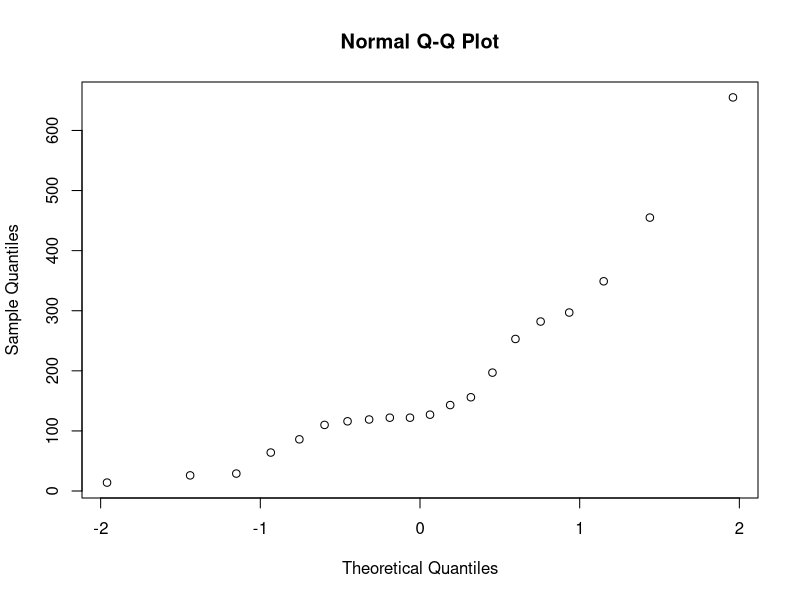
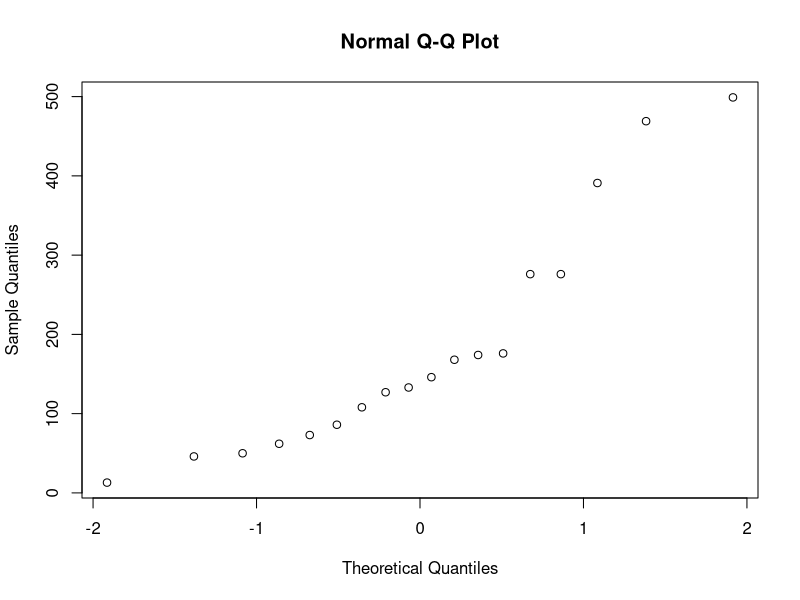
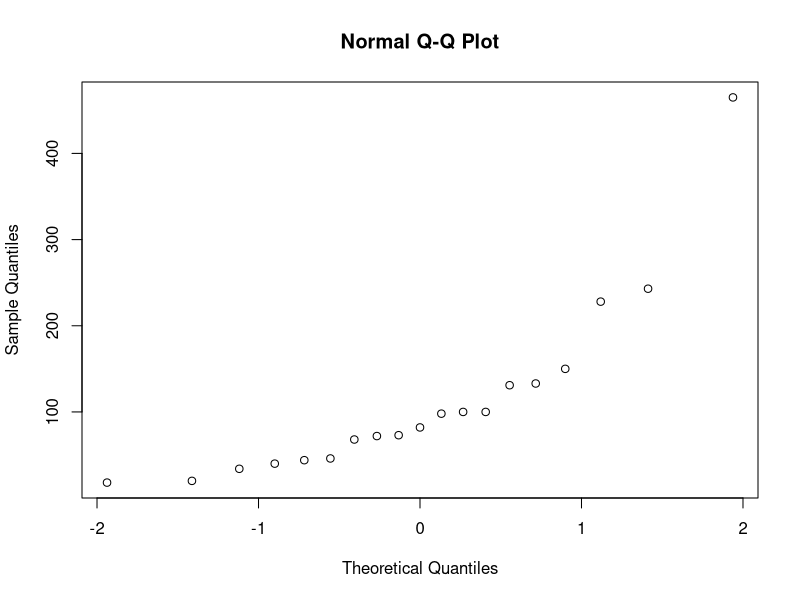
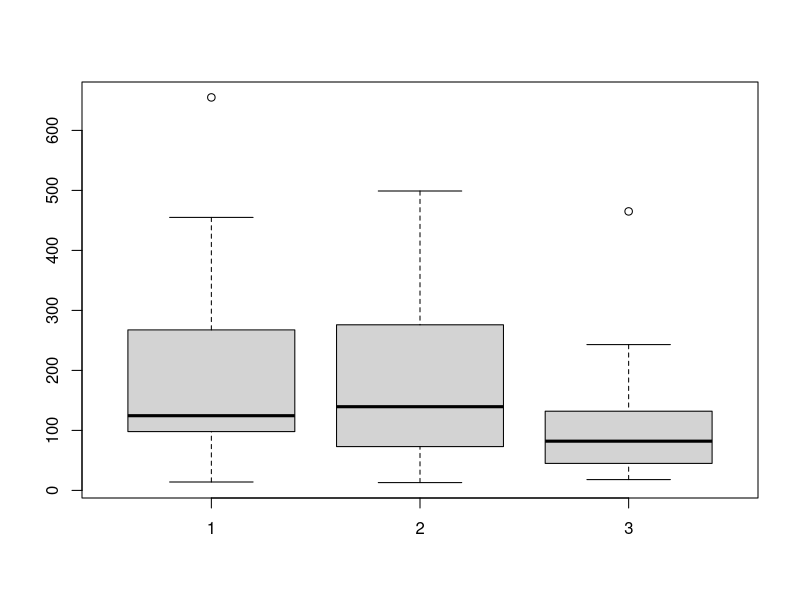
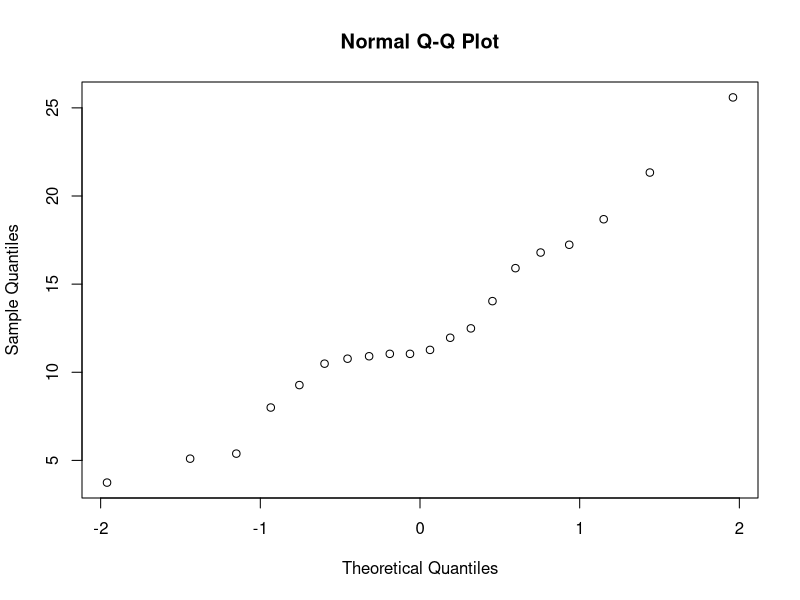
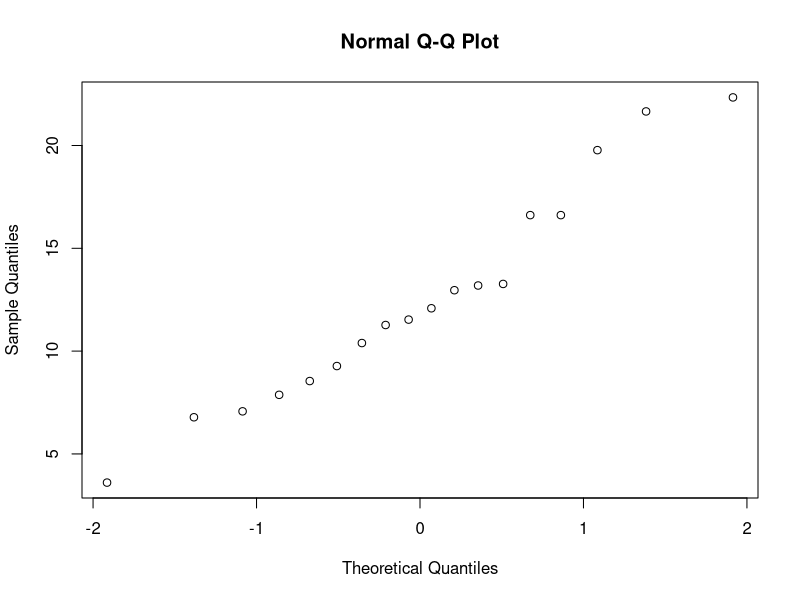
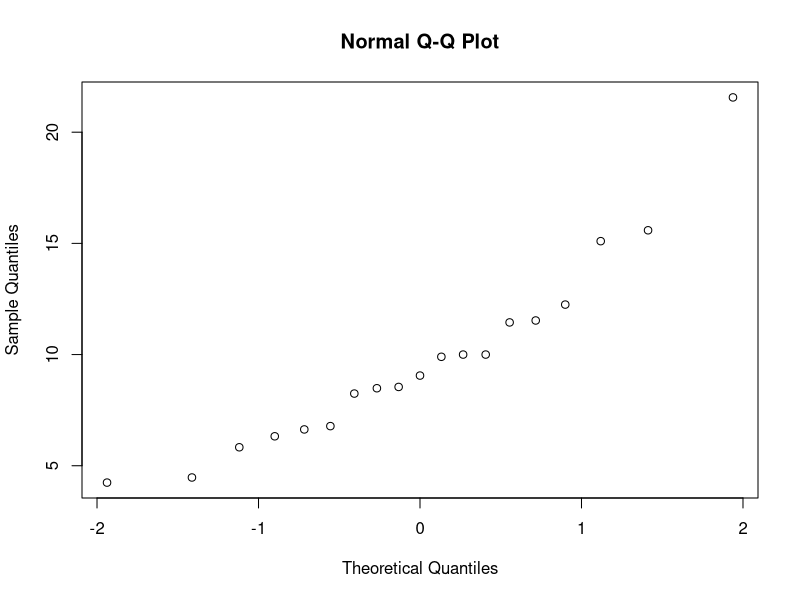
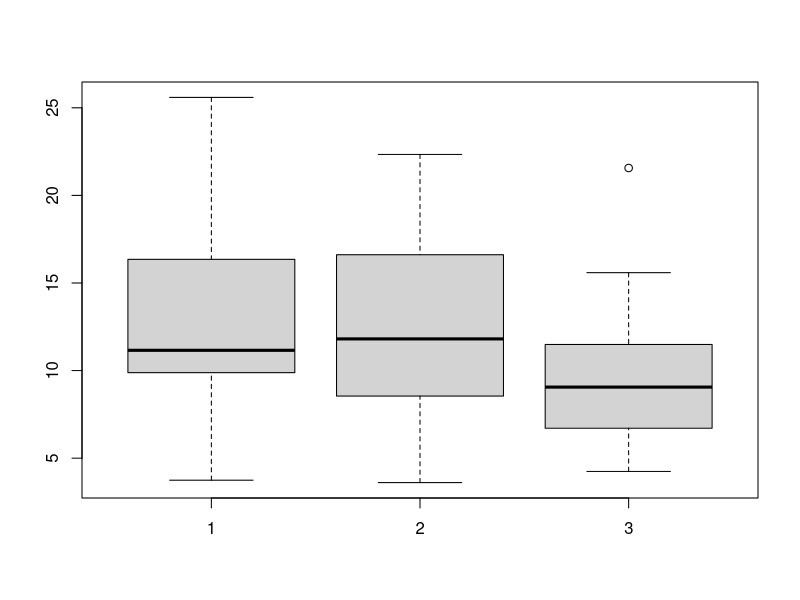

Write the R code that produced these figures, in order.
normal <- c(156, 282, 197, 297, 116, 127, 119, 29, 253, 122, 349,110, 143, 64, 26, 86, 122, 455, 655, 14)
alloxan <- c(391, 46, 469, 86, 174, 133, 13, 499, 168, 62, 127, 276, 176, 146, 108, 276, 50, 73)
insulin <- c(82, 100, 98, 150, 243, 68, 228,131, 73, 18, 20, 100, 72, 133, 465, 40, 46, 34, 44)

qqnorm(normal)
qqnorm(alloxan)
qqnorm(insulin)

boxplot(normal, alloxan, insulin)

sd(normal)
sd(alloxan)
sd(insulin)

sd(normal)/sd(insulin)
#no homoscedacity

sq.normal <- sqrt(normal)
sq.alloxan <- sqrt(alloxan)
sq.insulin <- sqrt(insulin)

qqnorm(sq.normal)
qqnorm(sq.alloxan)
qqnorm(sq.insulin)

boxplot(sq.normal, sq.alloxan, sq.insulin)

sd(sq.normal)
sd(sq.alloxan)
sd(sq.insulin)

sd(sq.normal)/sd(sq.insulin)
#looks close to normality and variance ratio is less than 2

n_normal <- length(sq.normal)
n_alloxan <- length(sq.alloxan)
n_insulin <- length(sq.insulin)

mean_normal <- mean(sq.normal)
mean_alloxan <- mean(sq.alloxan)
mean_insulin <- mean(sq.insulin)
mean_g <- mean(c(sq.normal,sq.alloxan,sq.insulin))

SSB <- n_normal*(mean_normal-mean_g)^2 + 
       n_alloxan*(mean_alloxan-mean_g)^2 + 
       n_insulin*(mean_insulin-mean_g)^2
between.df <- 2
between.meansquare <- SSB/2

SSW <- (n_normal-1)*var(sq.normal)+
       (n_alloxan-1)*var(sq.alloxan)+
       (n_insulin-1)*var(sq.insulin)
within.df <- (n_normal + n_alloxan + n_insulin) - 3
within.meansquare <- SSW/within.df

SST <- SSW + SSB

F <- between.meansquare/within.meansquare

1-pf(F,df1=between.df, df2=within.df)

# d
t.test(sq.normal, sq.alloxan)

#p-value is higher than 0.05/3

t.test(sq.alloxan, sq.insulin)

t.test(sq.normal, sq.insulin)